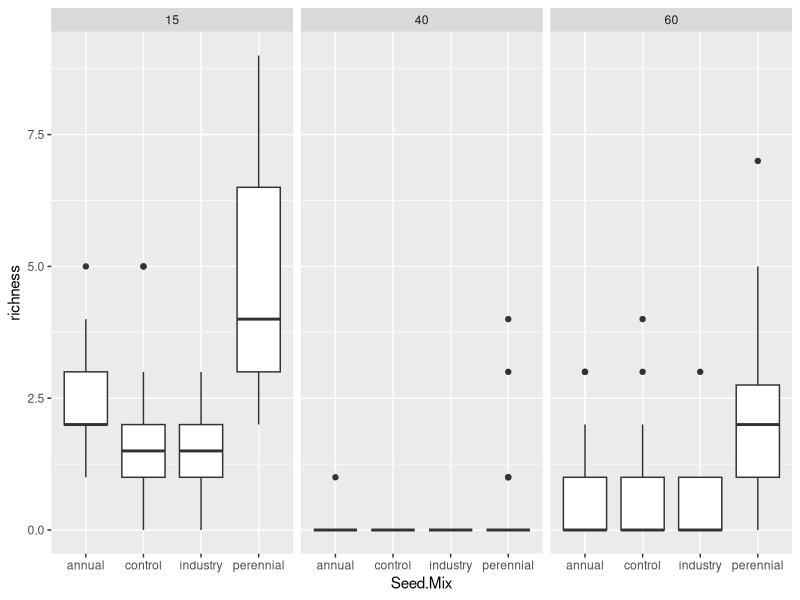
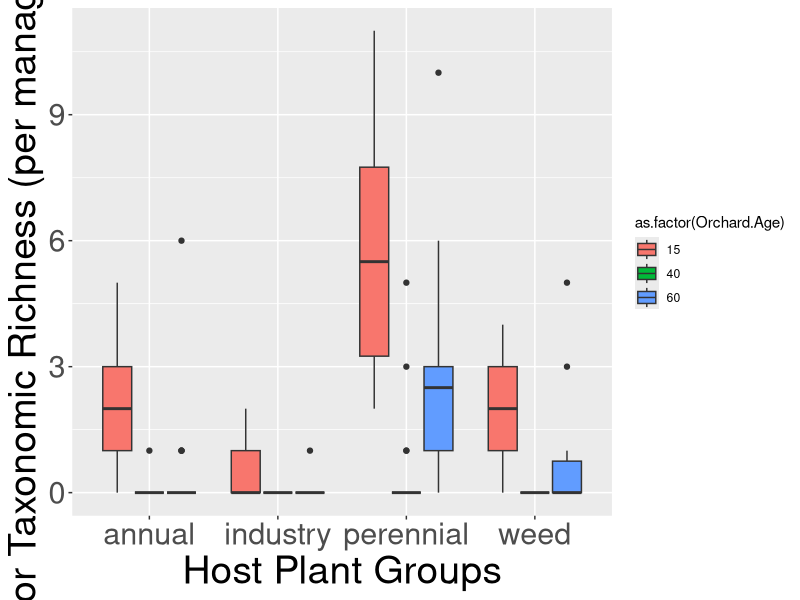

The R source for these figures, in order: (Note: this script raises an error after producing the figures.)
## POLLINATOR THESIS PROJECT FIGURES
## Taxonomic richness by seed mix


## Libraries needed
library(tidyverse)
library(ggplot2)
library(dplyr)

#############################
#############################
## Import data
## Clean up column names and columns


#add in a full plot list to account for zeroes
plots <- read.csv("canopy_cover.csv")%>%
  filter(year==2021)%>% #have to do this here
  mutate(seedmix=ifelse(seedmix=="annuals", "annual", ifelse(seedmix=="perennials", "perennial", seedmix)))%>%
  dplyr::select(1:4)
names(plots) <- c("Orchard.Age", "Block", "Management", "Seed.Mix")

collectedpollinators_combined <- read.csv("collectedpollinators_combined.csv")
names(collectedpollinators_combined) <- c("Year", "Day","Month", "Orchard.Age","Block","Management",
                                          "Seed.Mix","Host.Plant","Order","Genus", "Notes",
                                          "Weed.ID", "Count")

collectedpollinators <- collectedpollinators_combined%>%
  mutate(Management=ifelse(Management=="flailscrape"|Management=="scraped", "scraped", ifelse(Management=="flail"|Management=="flailed", "flailed", "unmanaged")))%>%
  mutate(Seed.Mix=ifelse(Seed.Mix=="annuals"|Seed.Mix=="annual", "annual", ifelse(Seed.Mix=="perennials"|Seed.Mix=="perennial", "perennial", Seed.Mix)))%>%
  group_by(Year, Orchard.Age, Block, Management, Seed.Mix, Host.Plant, Order, Genus)%>%
  summarize(Count=sum(Count))
seedmix.rich<-collectedpollinators%>% #this is just the richness in each plot (ignoring what the species is)
  ungroup()%>%
  group_by(Orchard.Age, Block, Management, Seed.Mix)%>%
 summarize(richness=length(unique(Genus)))
seedmix.rich<-full_join(plots, seedmix.rich)%>%
  mutate(richness=ifelse(is.na(richness), 0, richness))

#############################
#############################

## First, I need to filter the collected pollinators dataset to find the taxonomic
## richness for each seed mix
## To do this, I don't actually want to use the 'Seed.Mix' column, since it's just
## the sub-plot that the insect was collected in and might have escapee plants in it.
## Instead, I should be able to filter by the actual plant that an insect was collected on
## and put it in the corresponding seed mix category
## E.g., if an insect was collected off of Achillea that was in the 'annual' subplot, I'll
## just look at the plant identity it was collected off of when adding it to the taxonomic
## richness value for the perennial seed mix -- so it doesn't matter that it was collected
## in an annual sub-plot.

annualspecies <- c("collomia", "amsinckia", "clarkia", "epilobium", "gilia",
                    "lotus", "plectritis", "sanguisorba")

perennialspecies <- c("achillea", "agoseris", "lomatium", "potentilla",
                                                      "prunella", "viola", "geum", "eriophyllum")

industryspecies <- c("barley", "oats", "vetch", "clover")

taxonomicrichness<-collectedpollinators%>% #this is just the richness in each plot (ignoring what the species is)
  mutate(seedmix2=ifelse(Host.Plant%in%perennialspecies, "perennial",
                         ifelse(Host.Plant%in%annualspecies, "annual", 
                                ifelse(Host.Plant%in%industryspecies, "industry", 
                                       ifelse(Host.Plant=="weed","weed", Host.Plant)))))%>%
  ungroup()%>%
  group_by(Orchard.Age, Block, Management, seedmix2)%>%
  summarize(richness=length(unique(Genus)))

newplots<-plots%>%  #convert to species types
  mutate(seedmix2=ifelse(Seed.Mix=="control", "weed", Seed.Mix))%>%
  dplyr::select(-Seed.Mix)

taxonomicrichness<-full_join(newplots, taxonomicrichness)%>% #need zeroes
  mutate(richness=ifelse(is.na(richness), 0, richness))



#############################
#############################

## Plot
## I want to do a box plot with error bars

#version 1: the actual seedmix
ggplot(subset(seedmix.rich, Seed.Mix!="megamix"), aes(x=Seed.Mix, y=richness))+geom_boxplot()+ #how did megamix get in here?
  facet_wrap(~Orchard.Age)

#version 2: based on species type
ggplot(subset(taxonomicrichness, seedmix2!="megamix"), aes(x=seedmix2, y=richness))+
  geom_boxplot(aes(fill=as.factor(Orchard.Age))) +
  labs(x="Host Plant Groups", y="Pollinator Taxonomic Richness (per management plot)") +
  theme(axis.text=element_text(size=22),
        axis.title=element_text(size=28))


#############################
#############################
## Statistics
## I want to do a similar stat test (anova and Tukey) to what I did for visitations to see
## if there's statistically significant differences in richness between seed mixes.

seedmixrichnessmeans<-taxonomicrichness%>%
ungroup()%>%
    group_by(Orchard.Age, Block, seedmix2)%>%
  filter(seedmix2!="megamix")
  
aov <- aov(richness~seedmix2, data=seedmixrichnessmeans)
summary(aov)

## issue -- megamix shouldn't be in here; it's all zeroes
  
tukey <- TukeyHSD(aov, conf.level=.95)

## there is a statistically significant difference between perennials and industry, and
## perennials and weeds

#############################
#############################
## Statistics
## I also want to test if there's differences in richness within each orchard age

aovrichnessorchards <- aov(richness~seedmix2*as.factor(Orchard.Age), data=seedmixrichnessmeans)
tukey2 <- TukeyHSD(aovrichnessorchards, conf.level=.95)


test<-seedmixrichnessmeans%>%
  mutate(trt= as.factor(paste(seedmix2, Orchard.Age, sep="_")))%>%
  ungroup()

#COMPACT LETTER DISPLAY
cld(glht(aov(richness~trt, data=test), mcp(trt="Tukey"))) 



#############################
#############################
## Statistics
## There's significance between the perennial seed mix and all other seed mixes in both the 15 year and 60 year orchards,
## so I'm going to test if there are any significant differences between species
## within the perennial seed mix.

perennialmeans <- observedpollinators%>%
  mutate(seedmix2=ifelse(Host.Plant%in%perennialspecies, "perennial",
                         ifelse(Host.Plant%in%annualspecies, "annual", 
                                ifelse(Host.Plant%in%industryspecies, "industry", 
                                       ifelse(Host.Plant=="weed","weed", Host.Plant)))))%>%
  ungroup()%>%
  group_by(Orchard.Age, Block, Management, seedmix2, Host.Plant)%>%
  summarise(Number = sum(Number)) %>%
  mutate(Host.Plant=as.factor(Host.Plant))%>%
  ungroup()%>%
  spread(Host.Plant, Number, fill=0)

perennialmeans1<-full_join(newplots, perennialmeans)%>%
  filter(seedmix2!="megamix"&!is.na(seedmix2))%>%
  dplyr::select(-20)%>%
  gather(Host.Plant, Number, 5:19)%>%
  mutate(Number=ifelse(is.na(Number), 0, Number))%>%
  filter(Host.Plant!="barley")%>%
  mutate(Host.Plant=as.factor(Host.Plant))

perennialrichness<-collectedpollinators%>%
  mutate(seedmix2=ifelse(Host.Plant%in%perennialspecies, "perennial",
                         ifelse(Host.Plant%in%annualspecies, "annual", 
                                ifelse(Host.Plant%in%industryspecies, "industry", 
                                       ifelse(Host.Plant=="weed","weed", Host.Plant)))))%>%
  ungroup()%>%
  group_by(Orchard.Age, Block, Host.Plant, seedmix2)%>%
  summarize(richness=length(unique(Genus)))%>%
  mutate(Host.Plant=as.factor(Host.Plant))%>%
    filter(Host.Plant!="barley")
  
  perennialrichness1<-full_join(perennialmeans1, perennialrichness)%>%
    mutate(richness=ifelse(is.na(richness), 0, richness))
  
  test<-group_by(perennialrichness1, Orchard.Age, Host.Plant)%>%
    summarize(test2=sum(richness))%>%
    filter(Host.Plant!="barley")
  
  perennialrichness2<-left_join(perennialrichness1, test)%>%
    filter(test2!=0)

#copy from visit seedmix
ggplot(perennialrichness2, aes(x=Host.Plant, y=richness)) +
  geom_jitter(size=.5)+geom_boxplot(aes(fill=seedmix2), position="identity") +  facet_grid(~Orchard.Age, scales="fixed")+
  labs(x="Host Plant Species", y="Pollinator richness (per management plot)")+
  theme(axis.text.x=element_text(angle = -90, hjust = 0))

## Stat tests
#across all
aovperennials <- aov(richness~Host.Plant, data=perennialrichness2)
tukey4 <- TukeyHSD(aovperennials, conf.level=.95)
cld(glht(aovperennials, mcp(Host.Plant="Tukey"))) # lots to process! achillea is up there, weed too

#across all
aovperennials.15 <- aov(richness~Host.Plant, data=subset(perennialrichness2, Orchard.Age==15))
tukey4 <- TukeyHSD(aovperennials, conf.level=.95)
cld(glht(aovperennials.15, mcp(Host.Plant="Tukey"))) #similar

#across all
aovperennials.40 <- aov(richness~Host.Plant, data=subset(perennialrichness2, Orchard.Age==40))
tukey4 <- TukeyHSD(aovperennials, conf.level=.95)
cld(glht(aovperennials.40, mcp(Host.Plant="Tukey"))) #geum up

#across all
aovperennial.60 <- aov(richness~Host.Plant, data=subset(perennialrichness2, Orchard.Age==60))
tukey4 <- TukeyHSD(aovperennials, conf.level=.95)
cld(glht(aovperennial.60, mcp(Host.Plant="Tukey"))) #geum and achillea

## Stat tests
#aovperennialrichness <- aov(richness~Host.Plant, data=perennialrichness)
#tukey3 <- TukeyHSD(aovperennialrichness, conf.level=.95)
#cld(glht(aovperennialrichness, mcp(Host.Plant="Tukey"))) 

## No significance between species across all orchard ages, so I'll look at it within 
## each orchard age:
aovperennialrichorchard <- aov(richness~Host.Plant*as.factor(Orchard.Age), data=perennialrichness)
tukey4 <- TukeyHSD(aovperennialrichorchard, conf.level=.95)
#############################
#############################
## For paper table
## Finding the total number of unique genera/taxonomic units that visited each plant species

plantrichness <- collectedpollinators %>%
  group_by(Host.Plant) %>%
  summarise(richness=length(unique(Genus)))
